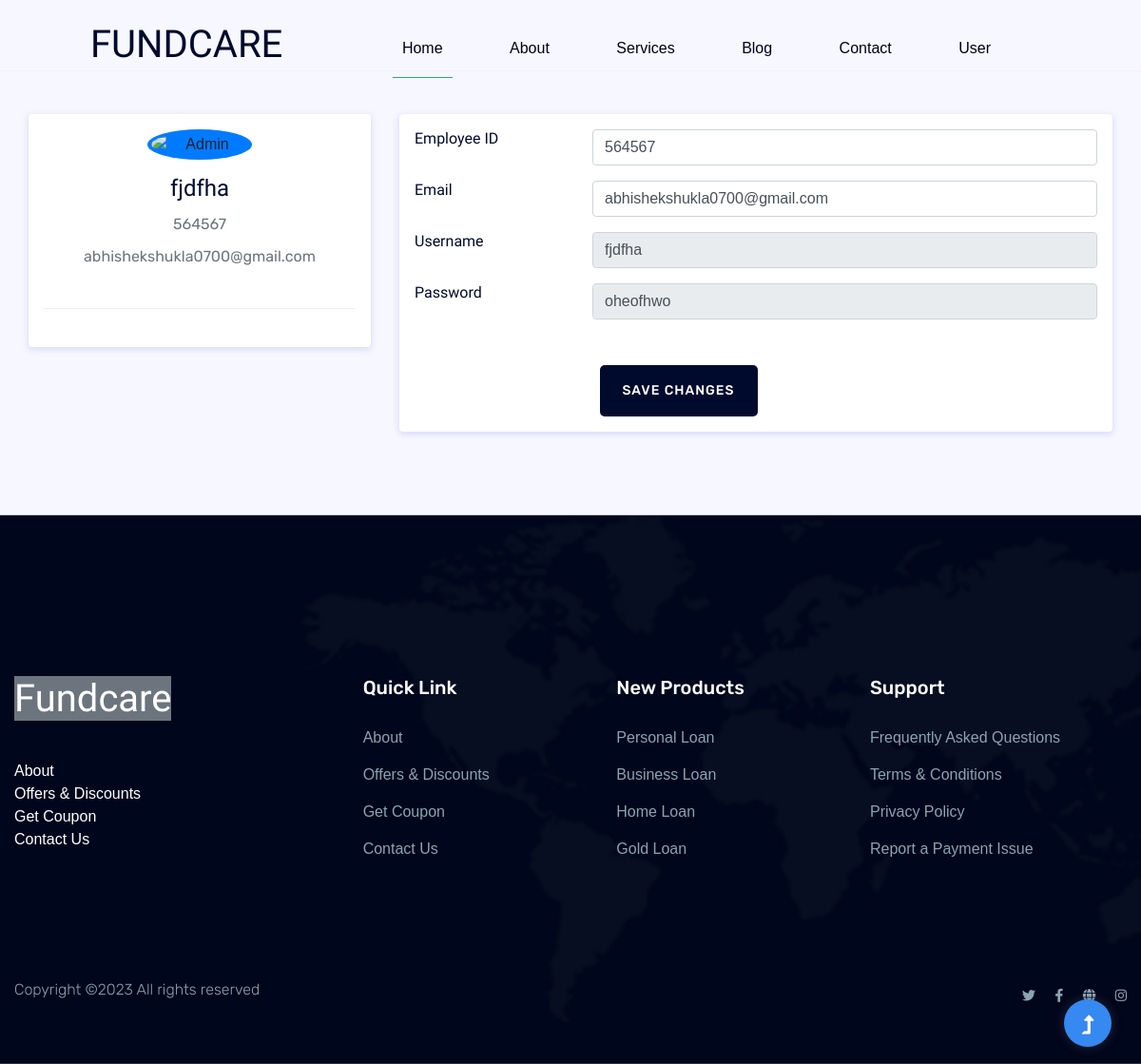
Before: /emp-details/1/ (signed in) with the older database file.
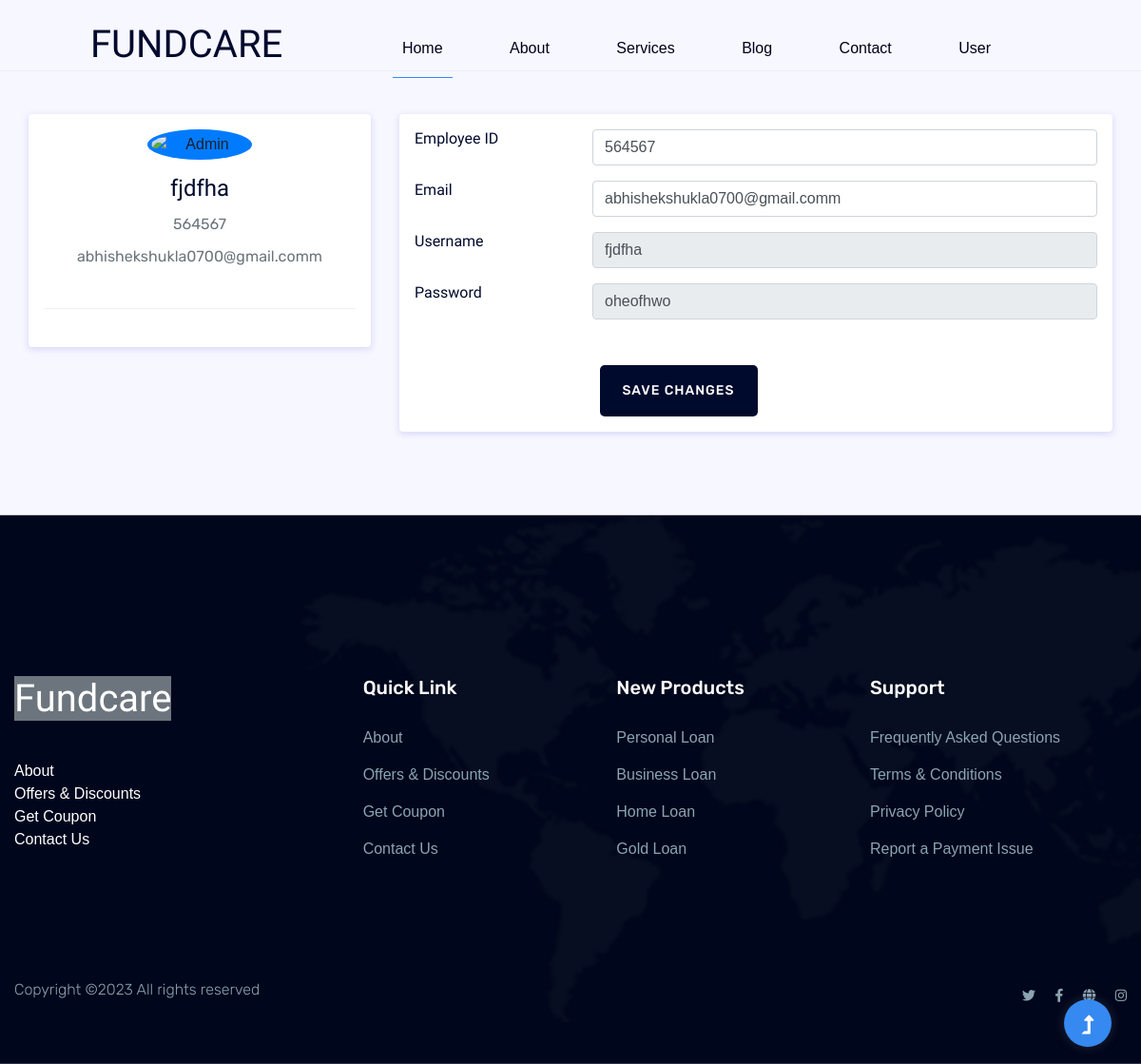
After: the same page with the newer database file.
### frenchise/models.py (models this page shows)
class frenchise_employee_register_model(models.Model):
    user = models.ForeignKey(User, on_delete=models.CASCADE)
    employee_id = models.IntegerField(default=123456)
    email = models.EmailField(null=False, blank=False, default= 'employee@gmail.com')
    name = models.CharField(max_length=100,blank=True)
    username = models.CharField(max_length=15,null=False, blank=False, default='Username')
    password = models.CharField(max_length=50)

### frenchise/views.py (the view, shortened to what this page needs)
# urls.py: path('emp-details/<int:empid>/', edit_employee_dashboard_view, name= 'emp_details'),
@login_required
def edit_employee_dashboard_view(request, empid):
    loginUser = request.user.username
    loginUser = request.user.username
    getEmployee = frenchise_employee_register_model.objects.get(id=empid)
    employee_user = getEmployee.user.username
    email = getEmployee.email
    if loginUser == employee_user:
        return render(request, 'frenchise/edit_employee_dashboard.html',{'employeData':getEmployee})

### frenchise/templates/frenchise/edit_employee_dashboard.html (shortened to what this page needs)
{% extends 'frenchise/base.html' %}
{% load crispy_forms_tags %}
{% load static %}
{% block home-page %}
<main>
<br>
<hr>
<div class="container">
    <div class="main-body">
        <div class="row">
            <div class="col-lg-4">
                <div class="card">
                    <div class="card-body">
                        <div class="d-flex flex-column align-items-center text-center">
                            <img src="https://bootdey.com/img/Content/avatar/avatar6.png" alt="Admin" class="rounded-circle p-1 bg-primary" width="110">
                            <div class="mt-3">
                                <h4>{{employeData.username}}</h4>
                                <p class="text-secondary mb-1">{{employeData.employee_id}}</p>
                                <p class="text-muted font-size-sm">{{employeData.email}}</p>
                            </div>
                        </div>
                        <hr class="my-4">
                    </div>
                </div>
            </div>
            <div class="col-lg-8">
                <form method="POST" action="">
                <div class="card">
                    <div class="card-body">
                        <div class="row mb-3">
                            <div class="col-sm-3">
                                <h6 class="mb-0">Employee ID</h6>
                            </div>
                            <div class="col-sm-9 text-secondary">
                                <input type="number" value="{{employeData.employee_id}}" class="form-control" name="employeId">
                            </div>
                        </div>
                        <div class="row mb-3">
                            <div class="col-sm-3">
                                <h6 class="mb-0">Email</h6>
                            </div>
                            <div class="col-sm-9 text-secondary">
                                <input type="text" class="form-control" value="{{employeData.email}}" name="email">
                            </div>
                        </div>
                        <div class="row mb-3">
                            <div class="col-sm-3">
                                <h6 class="mb-0">Username</h6>
                            </div>
                            <div class="col-sm-9 text-secondary">
                            <input type="text" class="form-control" value="{{employeData.username}}" readonly>
                            </div>
                        </div>
                        <div class="row mb-3">
                            <div class="col-sm-3">
                                <h6 class="mb-0">Password</h6>
                            </div>
                            <div class="col-sm-9 text-secondary">
                                <input type="text" class="form-control" value="{{employeData.password}}" readonly>
                            </div>
                        </div>
                    </div>
                        <div class="row m-3">
                            <div class="col-sm-3"></div>
                            <div class="col-sm-9 text-secondary">
                                <input type="submit" class="btn btn-primary px-4" value="Save Changes">
                            </div>
                        </div>
                    </div>
                </form>
                </div>
            </div>
        </div>
    </div>
{% endblock home-page %}

Changed rows visible on the page:
changed frenchise_employee_register_model "fjdfha": email "abhishekshukla0700@gmail.com" → "abhishekshukla0700@gmail.comm"
